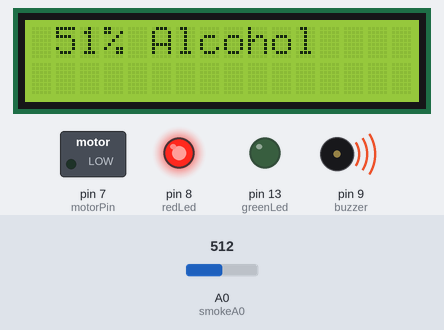
This sketch was run on a simulated Arduino Uno, built with avr-gcc and run on an emulated ATmega328P. Parts: 16×2 character LCD, switched loads named in the sketch (green lamp = pin HIGH), output pins drawn as LEDs (lit = HIGH), buzzer (waves = sounding). The test bench sets the inputs (shaded band); at power-on: A0 (smokeA0) = 512. What the sketch prints to the serial monitor is not drawn.

Above: at 1.2 s.
1.3 s: A0 (smokeA0) set to 483
At 2.6 s:
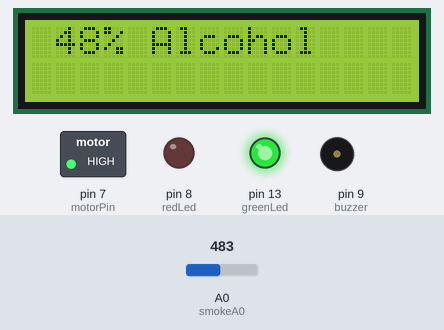
2.9 s: A0 (smokeA0) set to 105
At 3.8 s:
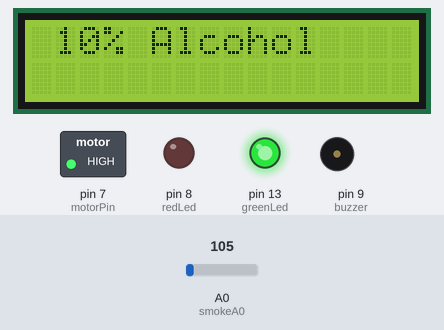
4.4 s: A0 (smokeA0) set to 93
At 4.8 s:
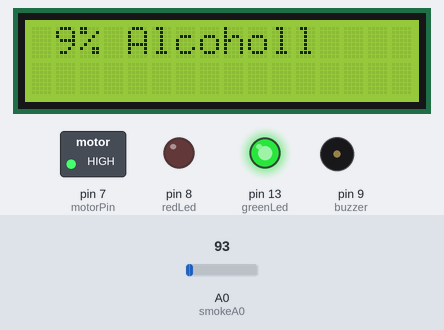
5.9 s: A0 (smokeA0) set to 716
At 6.0 s:
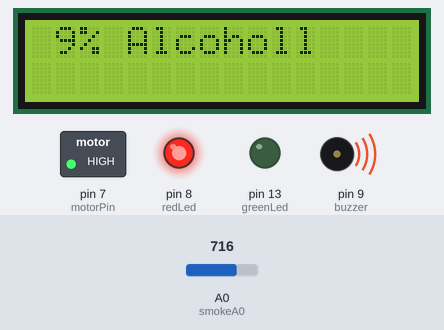
Timing chart, 0 to 8.9 s (numbered marks = the images above; inputs shaded):
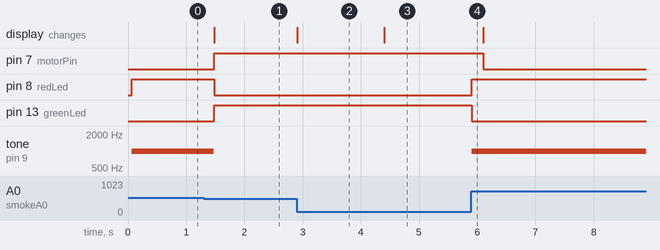

Measured:
- the behaviour switches between 501 and 500 on A0 (smokeA0) (found by bisection; images 0 and 1)
- the behaviour switches between 100 and 99 on A0 (smokeA0) (found by bisection; images 2 and 3)
- after the input at 1.3 s, pin 7 (motorPin), pin 13 (greenLed): LOW → HIGH after 0.18 s; pin 8 (redLed): HIGH → LOW after 0.18 s; tone on pin 9 (buzzer): 1000 Hz → silent after 0.18 s; the display: changes after 0.18 s (image 1)
- after the input at 2.9 s, the display: changes at once (image 2)
- after the input at 4.4 s, the display: changes at once (image 3)
- after the input at 5.9 s, pin 7 (motorPin): HIGH → LOW after 0.20 s; pin 8 (redLed): LOW → HIGH at once; pin 13 (greenLed): HIGH → LOW at once; tone on pin 9 (buzzer): silent → 1000 Hz at once

The sketch:

alcohol_detection1.ino
```cpp
#include <LiquidCrystal.h>
LiquidCrystal led(12,11,5,4,3,2);
int value;
int redLed = 8;
int greenLed = 13;
int buzzer = 9;
int smokeA0 = A0;
// Your threshold value
int sensorThres = 500;
int motorPin = 7;


void setup()
{

led. begin(16, 2);
pinMode(redLed,OUTPUT);
pinMode(greenLed,OUTPUT);
pinMode(buzzer,OUTPUT);
pinMode(smokeA0,INPUT );
pinMode(motorPin, OUTPUT);
Serial.begin(9600);
}

void loop()
{
noTone(buzzer);
  value= analogRead(smokeA0);
  led.setCursor(1,0);
  led.print(value/10);
  led.print("% Alcohol");
  int analogSensor =analogRead(smokeA0);
  Serial.println( analogSensor);  // Checks if it has reached the threshold value
  if (analogSensor>sensorThres)
      {
    digitalWrite(redLed,HIGH);
    digitalWrite(greenLed,LOW);
    tone(buzzer, 1000, 200);
    delay(200);
        analogWrite(motorPin, 0);


    }
  else
    {
    digitalWrite(redLed, LOW);
    digitalWrite(greenLed, HIGH);
    //tone(buzzer, 1000, 200);
    noTone(buzzer);
     analogWrite(motorPin, 255);

    }
  delay(0);
}
```
